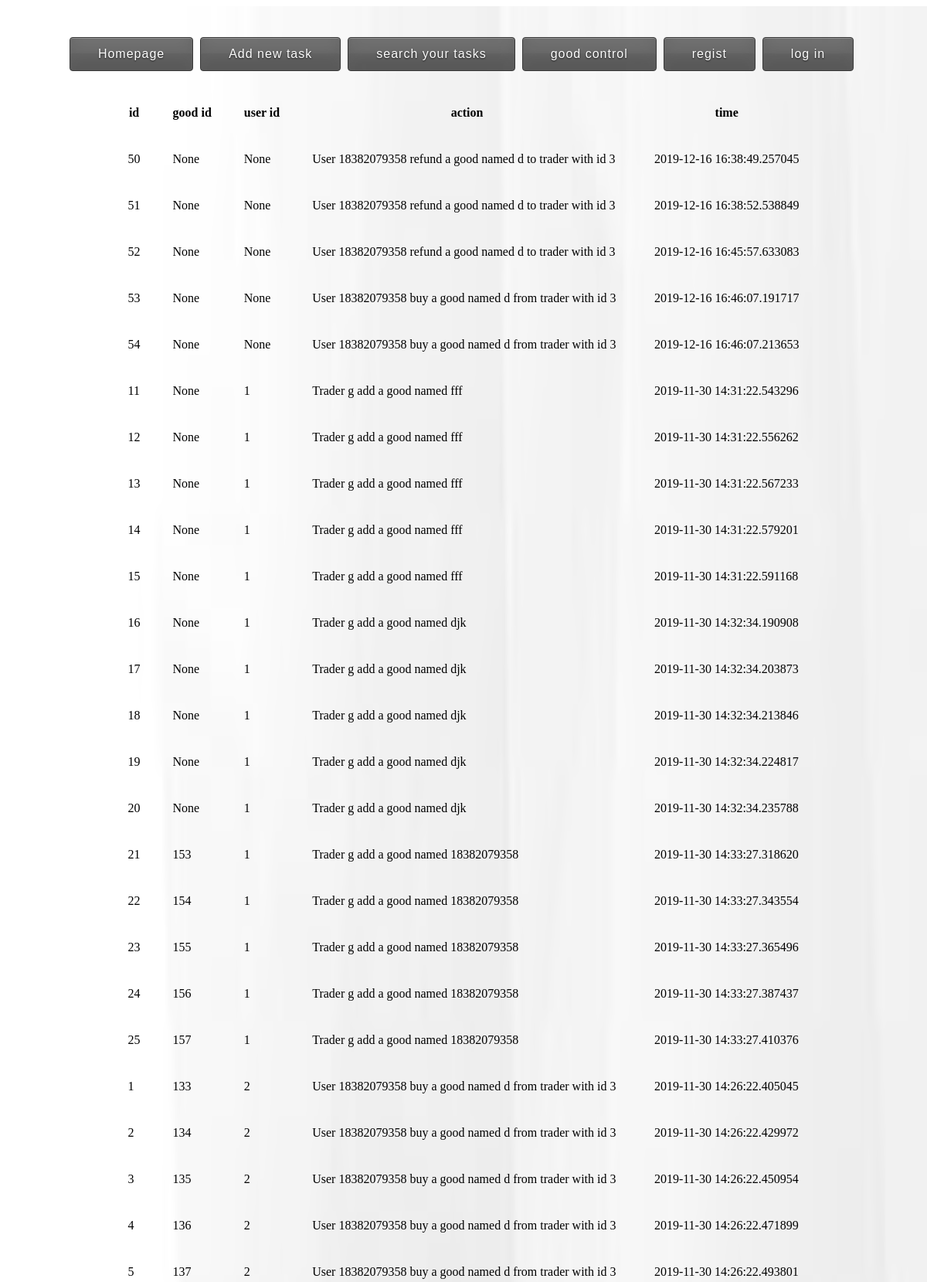
The app's page /log (upper part) with its own data.
### app/unit test/app/models.py (models this page shows)
class log(db.Model):
    id = db.Column(db.Integer, primary_key=True,autoincrement = True)
    action=db.Column(db.String(80))
    goodid=db.Column(db.Integer)
    userid= db.Column(db.Integer)
    time=db.Column(db.DateTime)

### app/unit test/app/views.py (the view)
@app.route('/log')
def log():
    return render_template('log.html', Users =models.log.query.filter_by().order_by(models.log.userid,models.log.time) )

### app/unit test/app/templates/log.html (shortened to what this page needs)
<html>
<head>
    <link rel="stylesheet" href="/static/css/main.css">
</head>
<body>
  <div id='picid'>
        <img src="{{ url_for('static', filename='image/page.jpg') }}" width="100%" height="100%" />
  </div>
<a  href="\main" style='color:rgb(195, 70, 30); text-decoration: none;'>
<button>Homepage</button>
</a>
<a  href="\create" style='color:rgb(195, 70, 30); text-decoration: none;'>
<button >Add new task</button>
</a>
<a  href="\search" style='color:rgb(195, 70, 30); text-decoration: none;'>
<button >search your tasks</button>
</a>
{%if not trader%}
<a  href="\goodlist" style='color:rgb(195, 70, 30); text-decoration: none;'>
<button >good control</button>
</a>
{%endif%}
<a  href="\" style='color:rgb(195, 70, 30); text-decoration: none;'>
<button >regist</button>
</a>
<a  href="\login" style='color:rgb(195, 70, 30); text-decoration: none;'>
<button >log in</button>
</a>
<br><br>
<div id=d1>
<table  cellpadding="20">
   <thead>
      <tr>
        <th>id</th>
        <th>good id</th>
        <th>user id</th>
        <th>action</th>
        <th>time</th>
      </tr>
   </thead>
   <tbody>
      {% for p in Users %}
         <tr>
            <td>{{ p.id }}</td>
            <td>{{ p.goodid }}</td>
             <td>{{ p.userid }}</td>
             <td>{{ p.action }}</td>
<td>{{ p.time}}</td>
         </tr>
      {% endfor %}
   </tbody>
</table>
</div>
</body>
</html>

### app/unit test/app/static/css/main.css (style rules this page uses)
body { text-align: center; }
button { min-height: 1.5em; display: inline-block; padding: 12px 36px; margin: 40px 5px 5px 0px; cursor: pointer; opacity: 0.9; color: #FFF; font-size: 1em; letter-spacing: 1px; text-shadow: rgba(0,0,0,0.9) 0px 1px 2px; background: #434343; border: 1px solid #242424; -webkit-border-radius: 4px; -khtml-border-radius: 4px; -moz-border-radius: 4px; -o-border-radius: 4px; border-radius: 4px; -webkit-box-shadow: rgba(255,255,255,0.25) 0px 1px 0px, inset rgba(255,255,255,0.25) 0px 1px 0px, inset rgba(0,0,0,0.25) 0px 0px 0px, inset rgba(255,255,255,0.03) 0px 20px 0px, inset rgba(0,0,0,0.15) 0px -20px 20px, inset rgba(255,255,255,0.05) 0px 20px 20px; -khtml-box-shadow: rgba(255,255,255,0.25) 0px 1px 0px, inset rgba(255,255,255,0.25) 0px 1px 0px, inset rgba(0,0,0,0.25) 0px 0px 0px, inset rgba(255,255,255,0.03) 0px 20px 0px, inset rgba(0,0,0,0.15) 0px -20px 20px, inset rgba(255,255,255,0.05) 0px 20px 20px; -moz-box-shadow: rgba(255,255,255,0.25) 0px 1px 0px, inset rgba(255,255,255,0.25) 0px 1px 0px, inset rgba(0,0,0,0.25) 0px 0px 0px, inset rgba(255,255,255,0.03) 0px 20px 0px, inset rgba(0,0,0,0.15) 0px -20px 20px, inset rgba(255,255,255,0.05) 0px 20px 20px; -o-box-shadow: rgba(255,255,255,0.25) 0px 1px 0px, inset rgba(255,255,255,0.25) 0px 1px 0px, inset rgba(0,0,0,0.25) 0px 0px 0px, inset rgba(255,255,255,0.03) 0px 20px 0px, inset rgba(0,0,0,0.15) 0px -20px 20px, inset rgba(255,255,255,0.05) 0px 20px 20px; box-shadow: rgba(255,255,255,0.25) 0px 1px 0px, inset rgba(255,255,255,0.25) 0px 1px 0px, inset rgba(0,0,0,0.25) 0px 0px 0px, inset rgba(255,255,255,0.03) 0px 20px 0px, inset rgba(0,0,0,0.15) 0px -20px 20px, inset rgba(255,255,255,0.05) 0px 20px 20px; -webkit-transition: all 0.1s linear; -khtml-transition: all 0.1s linear; -moz-transition: all 0.1s linear; -o-transition: all 0.1s linear; transition: all 0.1s linear; }
button { background: #555; }
table { color:black; margin: auto; }
#picid { position:absolute; z-index:-1; width:100%; height:300%; }
#d1 { text-align: center; }

### records on screen
log: id "50", goodid "None", userid "None", action "User 18382079358 refund a good named d to trader with id 3", time "2019-12-16 16:38:49.257045"
log: id "51", goodid "None", userid "None", action "User 18382079358 refund a good named d to trader with id 3", time "2019-12-16 16:38:52.538849"
log: id "52", goodid "None", userid "None", action "User 18382079358 refund a good named d to trader with id 3", time "2019-12-16 16:45:57.633083"
log: id "53", goodid "None", userid "None", action "User 18382079358 buy a good named d from trader with id 3", time "2019-12-16 16:46:07.191717"
log: id "54", goodid "None", userid "None", action "User 18382079358 buy a good named d from trader with id 3", time "2019-12-16 16:46:07.213653"
log: id "11", goodid "None", userid "1", action "Trader g add a good named fff", time "2019-11-30 14:31:22.543296"
log: id "12", goodid "None", userid "1", action "Trader g add a good named fff", time "2019-11-30 14:31:22.556262"
log: id "13", goodid "None", userid "1", action "Trader g add a good named fff", time "2019-11-30 14:31:22.567233"
log: id "14", goodid "None", userid "1", action "Trader g add a good named fff", time "2019-11-30 14:31:22.579201"
log: id "15", goodid "None", userid "1", action "Trader g add a good named fff", time "2019-11-30 14:31:22.591168"
log: id "16", goodid "None", userid "1", action "Trader g add a good named djk", time "2019-11-30 14:32:34.190908"
log: id "17", goodid "None", userid "1", action "Trader g add a good named djk", time "2019-11-30 14:32:34.203873"
log: id "18", goodid "None", userid "1", action "Trader g add a good named djk", time "2019-11-30 14:32:34.213846"
log: id "19", goodid "None", userid "1", action "Trader g add a good named djk", time "2019-11-30 14:32:34.224817"
log: id "20", goodid "None", userid "1", action "Trader g add a good named djk", time "2019-11-30 14:32:34.235788"
log: id "21", goodid "153", userid "1", action "Trader g add a good named 18382079358", time "2019-11-30 14:33:27.318620"
log: id "22", goodid "154", userid "1", action "Trader g add a good named 18382079358", time "2019-11-30 14:33:27.343554"
log: id "23", goodid "155", userid "1", action "Trader g add a good named 18382079358", time "2019-11-30 14:33:27.365496"
log: id "24", goodid "156", userid "1", action "Trader g add a good named 18382079358", time "2019-11-30 14:33:27.387437"
log: id "25", goodid "157", userid "1", action "Trader g add a good named 18382079358", time "2019-11-30 14:33:27.410376"
log: id "1", goodid "133", userid "2", action "User 18382079358 buy a good named d from trader with id 3", time "2019-11-30 14:26:22.405045"
log: id "2", goodid "134", userid "2", action "User 18382079358 buy a good named d from trader with id 3", time "2019-11-30 14:26:22.429972"
log: id "3", goodid "135", userid "2", action "User 18382079358 buy a good named d from trader with id 3", time "2019-11-30 14:26:22.450954"
log: id "4", goodid "136", userid "2", action "User 18382079358 buy a good named d from trader with id 3", time "2019-11-30 14:26:22.471899"
log: id "5", goodid "137", userid "2", action "User 18382079358 buy a good named d from trader with id 3", time "2019-11-30 14:26:22.493801"
